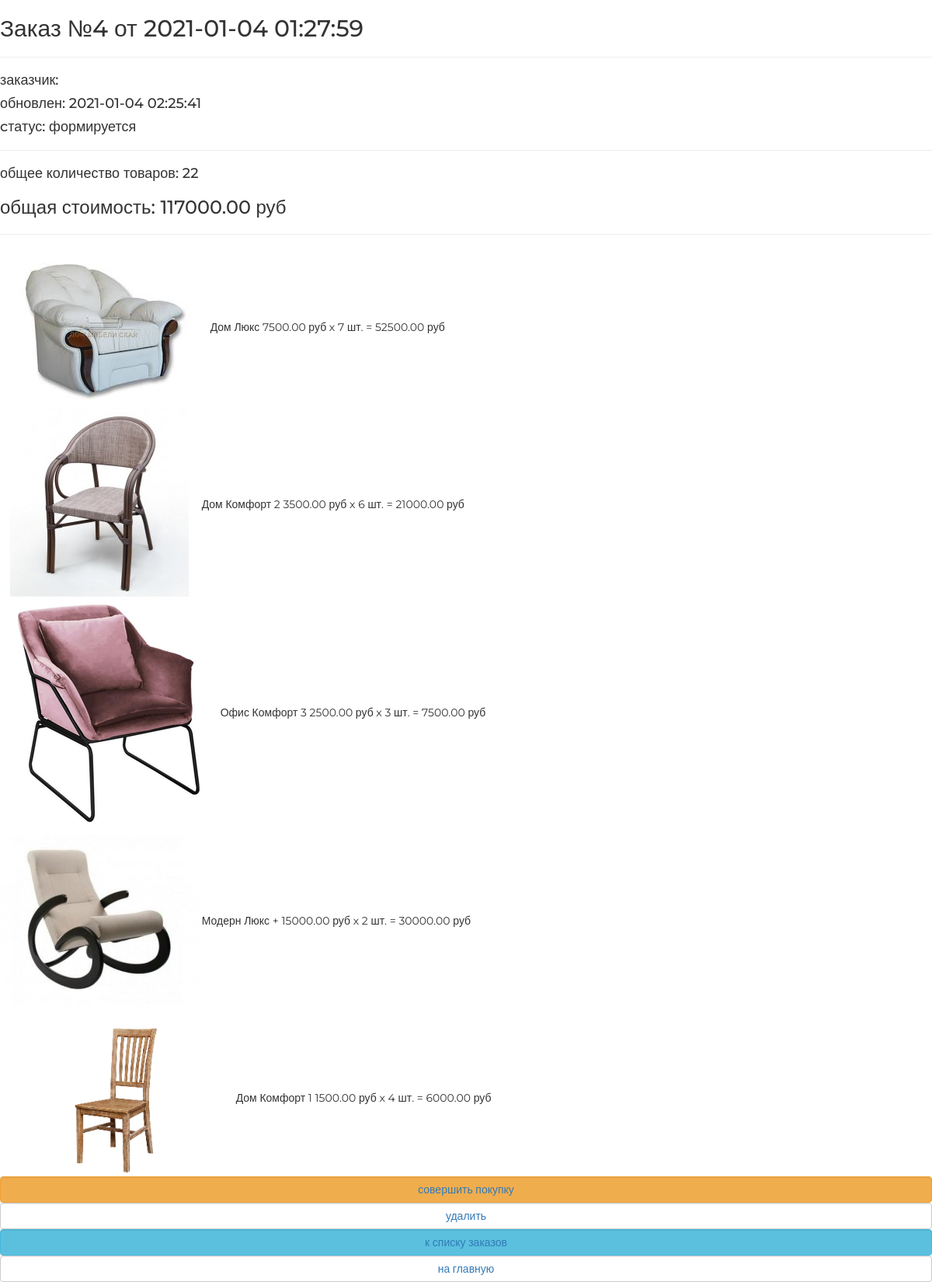
The page /order/read/4/ on the database its author committed.
### ordersapp/models.py (models this page shows, shortened)
class Order(models.Model):
    FORMING = "FM"
    SENT_TO_PROCEED = "STP"
    PROCEEDED = "PRO"
    PAID = "PD"
    READY = "RDY"
    CANCEL = "CNC"
    ORDER_STATUSES =(
        (FORMING,"формируется"),
        (SENT_TO_PROCEED,"отправлен в обработку"),
        (PROCEEDED, "обработан"),
        (PAID,"оплачен"),
        (READY,"готов"),
        (CANCEL,"отменен")
    )
    user = models.ForeignKey(settings.AUTH_USER_MODEL, on_delete=models.CASCADE,verbose_name="пользователь")
    status = models.CharField(max_length=3,choices=ORDER_STATUSES,default=FORMING,verbose_name="статус")
    is_active = models.BooleanField(default=True,verbose_name="активен")
    created = models.DateTimeField(auto_now_add=True,verbose_name="дата создание заказа")
    updated = models.DateTimeField(auto_now=True,verbose_name="дата обновления заказа")
    @property
    def get_total_quantity(self):
        _items = self.orderitems.select_related()
        _total_quantity = sum(list(map(lambda x:x.quantity, _items)))
        return _total_quantity
    @property
    def get_total_cost(self):
        _items = self.orderitems.select_related()
        _total_cost = sum(list(map(lambda x:x.product_cost, _items)))
        return _total_cost

class OrderItem(models.Model):
    order = models.ForeignKey(Order,on_delete=models.CASCADE,verbose_name="заказ",related_name="orderitems")
    product = models.ForeignKey(Product,on_delete=models.CASCADE,verbose_name="продукт")
    quantity = models.PositiveIntegerField(default=0,verbose_name="количество")
    @property
    def product_cost(self):
        return self.product.price * self.quantity

### mainapp/models.py (models this page shows, shortened)
class Product(models.Model):
    category = models.ForeignKey(ProductCategory, on_delete=models.CASCADE, verbose_name="Категория")
    name = models.CharField(max_length=128, verbose_name="Название")
    image = models.ImageField(upload_to="products_images", blank=True, verbose_name="Картинка")
    short_desc = models.CharField(max_length=128, verbose_name="Краткое описание")
    description = models.TextField(verbose_name="Описание", blank=True)
    price = models.DecimalField(max_digits=8, decimal_places=2, default=0, verbose_name="Цена")
    quantity = models.PositiveSmallIntegerField(default=0, verbose_name="Количество")
    is_active = models.BooleanField(default=True, verbose_name="активна")

class ProductCategory(models.Model):
    name = models.CharField(max_length=64, unique=True, verbose_name="Имя")
    description = models.TextField(verbose_name="Описание")
    is_active = models.BooleanField(default=True, verbose_name="активна")

### ordersapp/views.py (the view)
# urls.py: path('read/<int:pk>/', ordersapp.OrderDetailView.as_view(), name="order_read"),
class OrderDetailView(DetailView):
    model = Order

### adminapp/templatetags/my_tags.py (called while the page is built)
@register.filter(name="media_folder_products")
def media_folder_products(string):
    if not string:
        string = "products_images/default.jpg"
    return f"{settings.MEDIA_URL}{string}"

### mainapp/context_processors.py (called while the page is built)
def basket(request):
    basket_item = []
    if request.user.is_authenticated:
        basket_item = Basket.objects.filter(user=request.user)
    return {
        "basket": basket_item
    }

### ordersapp/templates/ordersapp/order_detail.html
{% extends "ordersapp/base.html" %}
{% load static %}
{% load my_tags %}
{% block content %}
   {% include 'ordersapp/includes/inc_order_summary.html' %}
   <div class="basket_list">
       {% for item in object.orderitems.select_related %}
           <div class="basket_record">
               <img src="{{ item.product.image|media_folder_products }}"
                    alt="{{ item.product.short_desc }}">
               <span class="category_name">
                   {{ item.product.category.name }}
               </span>
               <span class="product_name">{{ item.product.name }}</span>
               <span class="product_price">
                   {{ item.product.price }}&nbspруб
               </span>
               <span class="product_quantitiy">
                   x {{ item.quantity }} шт.
               </span>
               <span class="product_cost">
                    = {{ item.product_cost }}&nbspруб
               </span>
           </div>
       {% endfor %}
   </div>
   {% include 'ordersapp/includes/inc_order_actions.html' %}
{% endblock %}

### ordersapp/templates/ordersapp/includes/inc_order_summary.html (shortened to what this page needs)
{% if object %}
   <div class="h2">Заказ №{{ object.pk }} от {{ object.created|date:"Y-m-d H:i:s" }}</div>
   <hr>
   <div class="h4">заказчик: {{ user.last_name }} {{ user.first_name }} </div>
   <div class="h4">обновлен: {{ object.updated|date:"Y-m-d H:i:s" }}</div>
   <div class="h4">cтатус: {{ object.get_status_display }}</div>
   <hr>
   <div class="h4">
       общее количество товаров: <span class="order_total_quantity">{{ object.get_total_quantity }}</span>
   </div>
   <div class="h3">
       общая стоимость: <span class="order_total_cost">{{ object.get_total_cost }}</span> руб
   </div>
{% endif %}
<hr>

### static/style.css (style rules this page uses)
* { margin: 0; padding: 0; }
body { font-family: 'Montserrat', sans-serif; }
html, body { height: 100%; }

### rows shown on the page
Order: pk "4", created "2021-01-04 01:27:59", updated "2021-01-04 02:25:41", status "формируется", get_total_quantity "22", get_total_cost "117000.00"
OrderItem: product.image|media_folder_products (picture), product.category.name "Дом", product.name "Люкс", product.price "7500.00", quantity "7", product_cost "52500.00"
OrderItem: product.image|media_folder_products (picture), product.category.name "Дом", product.name "Комфорт 2", product.price "3500.00", quantity "6", product_cost "21000.00"
OrderItem: product.image|media_folder_products (picture), product.category.name "Офис", product.name "Комфорт 3", product.price "2500.00", quantity "3", product_cost "7500.00"
OrderItem: product.image|media_folder_products (picture), product.category.name "Модерн", product.name "Люкс +", product.price "15000.00", quantity "2", product_cost "30000.00"
OrderItem: product.image|media_folder_products (picture), product.category.name "Дом", product.name "Комфорт 1", product.price "1500.00", quantity "4", product_cost "6000.00"
